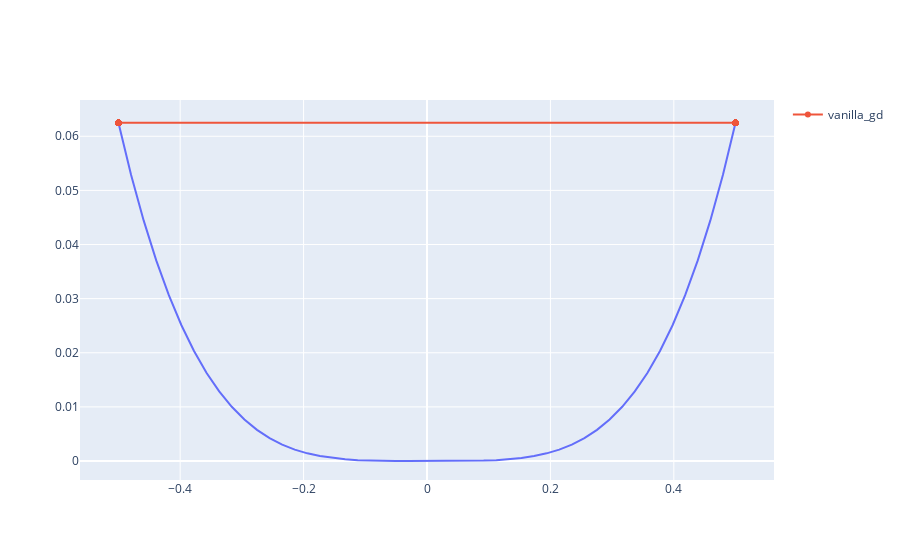

Source (notebook cell):
### Markdown cell above
Q2: Describe the figure.
*   What happens in high curvature regions?\
We overshoot.
*   Try to set $\alpha=2$. Is the bounce more evident?\
See below
*   How can we potentially reduce this bouncing?\
Diminishing learning rate.

### Code cell
plot_vanilla_gd(x=x, y=y, lr=2, deriv=deriv)

### Figure 1 — Plotly figure (JSON) as saved in the notebook; plotly's stock layout.template omitted (floating-point values rounded to 4 significant figures; data arrays with more than 128 entries replaced by an {"elided": "..."} marker saying what was removed)
{"data": [{"hovertemplate": "x=%{x}<br>y=%{y}<extra></extra>", "legendgroup": "", "line": {"color": "#636efa", "dash": "solid"}, "marker": {"symbol": "circle"}, "mode": "lines", "name": "", "orientation": "v", "showlegend": false, "type": "scatter", "x": [-0.5, -0.4796, -0.4592, -0.4388, -0.4184, -0.398, -0.3776, -0.3571, -0.3367, -0.3163, -0.2959, -0.2755, -0.2551, -0.2347, -0.2143, -0.1939, -0.1735, -0.1531, -0.1327, -0.1122, -0.09184, -0.07143, -0.05102, -0.03061, -0.0102, 0.0102, 0.03061, 0.05102, 0.07143, 0.09184, 0.1122, 0.1327, 0.1531, 0.1735, 0.1939, 0.2143, 0.2347, 0.2551, 0.2755, 0.2959, 0.3163, 0.3367, 0.3571, 0.3776, 0.398, 0.4184, 0.4388, 0.4592, 0.4796, 0.5], "xaxis": "x", "y": [0.0625, 0.0529, 0.04446, 0.03707, 0.03064, 0.02508, 0.02032, 0.01627, 0.01286, 0.01001, 0.007668, 0.005762, 0.004235, 0.003034, 0.002108, 0.001413, 0.0009055, 0.0005489, 0.0003096, 0.0001587, 7.113e-05, 2.603e-05, 6.776e-06, 8.782e-07, 1.084e-08, 1.084e-08, 8.782e-07, 6.776e-06, 2.603e-05, 7.113e-05, 0.0001587, 0.0003096, 0.0005489, 0.0009055, 0.001413, 0.002108, 0.003034, 0.004235, 0.005762, 0.007668, 0.01001, 0.01286, 0.01627, 0.02032, 0.02508, 0.03064, 0.03707, 0.04446, 0.0529, 0.0625], "yaxis": "y"}, {"mode": "lines+markers", "name": "vanilla_gd", "type": "scatter", "x": {"elided": "1000 float values"}, "y": {"elided": "1000 float values"}}], "layout": {}}
